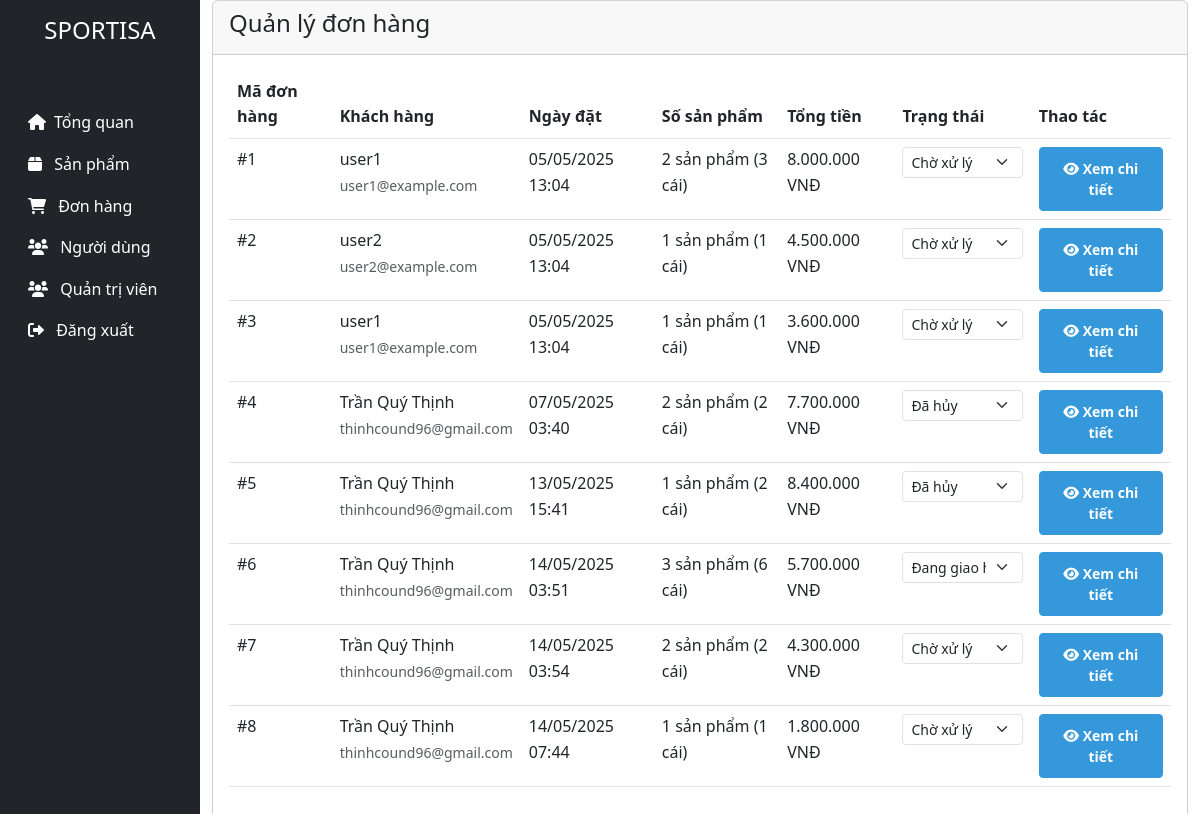
The app's page /admin/orders.php (signed in) with its own data.
### tables this page shows
CREATE TABLE `orders` (
  `id` int(11) NOT NULL,
  `user_id` int(11) NOT NULL,
  `total_amount` decimal(10,2) NOT NULL,
  `shipping_address` text NOT NULL,
  `shipping_phone` varchar(20) NOT NULL,
  `shipping_name` varchar(100) NOT NULL,
  `payment_method` enum('cod','bank_transfer','credit_card') NOT NULL,
  `status` enum('pending','processing','shipped','delivered','cancelled') DEFAULT 'pending',
  `notes` text DEFAULT NULL,
  `created_at` timestamp NOT NULL DEFAULT current_timestamp(),
  `updated_at` timestamp NOT NULL DEFAULT current_timestamp() ON UPDATE current_timestamp()
);

CREATE TABLE `users` (
  `id` int(11) NOT NULL,
  `username` varchar(50) NOT NULL,
  `email` varchar(100) NOT NULL,
  `password` varchar(255) NOT NULL,
  `full_name` varchar(100) NOT NULL,
  `phone` varchar(20) DEFAULT NULL,
  `address` text DEFAULT NULL,
  `role` enum('admin','user') DEFAULT 'user',
  `status` enum('active','inactive') DEFAULT 'active',
  `created_at` timestamp NOT NULL DEFAULT current_timestamp(),
  `updated_at` timestamp NOT NULL DEFAULT current_timestamp() ON UPDATE current_timestamp()
);

### admin/orders.php (the view, shortened to what this page needs)
<?php
require_once '../config/database.php';
class OrderManager {
    private $conn;
    public function __construct($conn) {
        $this->conn = $conn;
    }
    public function getAllOrders() {
        try {
            $query = "SELECT o.*, u.username, u.email,
                     (SELECT COUNT(*) FROM order_items WHERE order_id = o.id) as item_count,
                     (SELECT SUM(quantity) FROM order_items WHERE order_id = o.id) as total_quantity
                     FROM orders o
                     JOIN users u ON o.user_id = u.id
                     ORDER BY o.created_at ASC";
            $stmt = $this->conn->prepare($query);
            $stmt->execute();
            return $stmt->fetchAll(PDO::FETCH_ASSOC);
        } catch (PDOException $e) {
            $_SESSION['error'] = "Có lỗi xảy ra khi lấy danh sách đơn hàng: " . $e->getMessage();
            return [];
        }
    }
}
$orderManager = new OrderManager($conn);
$orderManager->checkAdminAccess();
$orders = $orderManager->getAllOrders();
?>
<!DOCTYPE html>
<html lang="vi">
<head>
    <link href="https://cdn.jsdelivr.net/npm/bootstrap@5.3.0/dist/css/bootstrap.min.css" rel="stylesheet">
    <link href="https://cdnjs.cloudflare.com/ajax/libs/font-awesome/6.0.0/css/all.min.css" rel="stylesheet">
    <link href="../css/style.css" rel="stylesheet">
</head>
<body>
    <div class="container-fluid">
        <div class="row">
            <?php include '../admin/view/sidebar.php'; ?>
            <div class="col-md-9 col-lg-10">
                <div class="card">
                    <div class="card-header">
                        <h4>Quản lý đơn hàng</h4>
                    </div>
                    <div class="card-body">
                        <div class="table-responsive">
                            <table class="table table-hover">
                                <thead>
                                    <tr>
                                        <th>Mã đơn hàng</th>
                                        <th>Khách hàng</th>
                                        <th>Ngày đặt</th>
                                        <th>Số sản phẩm</th>
                                        <th>Tổng tiền</th>
                                        <th>Trạng thái</th>
                                        <th>Thao tác</th>
                                    </tr>
                                </thead>
                                <tbody>
                                    <?php foreach ($orders as $order): ?>
                                        <tr>
                                            <td>#<?php echo $order['id']; ?></td>
                                            <td>
                                                <div><?php echo htmlspecialchars($order['username']); ?></div>
                                                <small class="text-muted"><?php echo htmlspecialchars($order['email']); ?></small>
                                            </td>
                                            <td><?php echo date('d/m/Y H:i', strtotime($order['created_at'])); ?></td>
                                            <td>
                                                <?php echo $order['item_count']; ?> sản phẩm
                                                (<?php echo $order['total_quantity']; ?> cái)
                                            </td>
                                            <td><?php echo number_format($order['total_amount'], 0, ',', '.'); ?> VNĐ</td>
                                            <td>
                                                <form method="POST" class="d-inline">
                                                    <select name="status" class="form-select form-select-sm" onchange="this.form.submit()">
                                                        <option value="pending" <?php echo $order['status'] == 'pending' ? 'selected' : ''; ?>>Chờ xử lý</option>
                                                        <option value="shipped" <?php echo $order['status'] == 'shipped' ? 'selected' : ''; ?>>Đang giao hàng</option>
                                                        <option value="cancelled" <?php echo $order['status'] == 'cancelled' ? 'selected' : ''; ?>>Đã hủy</option>
                                                    </select>
                                                </form>
                                            </td>
                                            <td>
                                                <a href="order_detail.php?id=<?php echo $order['id']; ?>" class="btn btn-sm btn-primary">
                                                    <i class="fas fa-eye"></i> Xem chi tiết
                                                </a>
                                            </td>
                                        </tr>
                                    <?php endforeach; ?>
                                </tbody>
                            </table>
                        </div>
                    </div>
                </div>
            </div>
        </div>
    </div>
</body>
</html>

### css/style.css (style rules this page uses)
:root { --primary-color: #2c3e50; --secondary-color: #3498db; --accent-color: #e74c3c; --light-color: #ecf0f1; --dark-color: #2c3e50; }
body { font-family: "Segoe UI", Tahoma, Geneva, Verdana, sans-serif; line-height: 1.6; color: var(--dark-color); }
.btn-primary { background-color: var(--secondary-color); border-color: var(--secondary-color); padding: 10px 20px; font-weight: bold; transition: all 0.3s; }

### records on screen
orders: id "1", user.username "user1", user.email "user1@example.com", created_at "05/05/2025 13:04", item_count "2", total_quantity "3", total_amount "8.000.000", status "Chờ xử lý"
orders: id "2", user.username "user2", user.email "user2@example.com", created_at "05/05/2025 13:04", item_count "1", total_quantity "1", total_amount "4.500.000", status "Chờ xử lý"
orders: id "3", user.username "user1", user.email "user1@example.com", created_at "05/05/2025 13:04", item_count "1", total_quantity "1", total_amount "3.600.000", status "Chờ xử lý"
orders: id "4", user.username "Trần Quý Thịnh", user.email "thinhcound96@gmail.com", created_at "07/05/2025 03:40", item_count "2", total_quantity "2", total_amount "7.700.000", status "Đã hủy"
orders: id "5", user.username "Trần Quý Thịnh", user.email "thinhcound96@gmail.com", created_at "13/05/2025 15:41", item_count "1", total_quantity "2", total_amount "8.400.000", status "Đã hủy"
orders: id "6", user.username "Trần Quý Thịnh", user.email "thinhcound96@gmail.com", created_at "14/05/2025 03:51", item_count "3", total_quantity "6", total_amount "5.700.000", status "Đang giao hàng"
orders: id "7", user.username "Trần Quý Thịnh", user.email "thinhcound96@gmail.com", created_at "14/05/2025 03:54", item_count "2", total_quantity "2", total_amount "4.300.000", status "Chờ xử lý"
orders: id "8", user.username "Trần Quý Thịnh", user.email "thinhcound96@gmail.com", created_at "14/05/2025 07:44", item_count "1", total_quantity "1", total_amount "1.800.000", status "Chờ xử lý"
